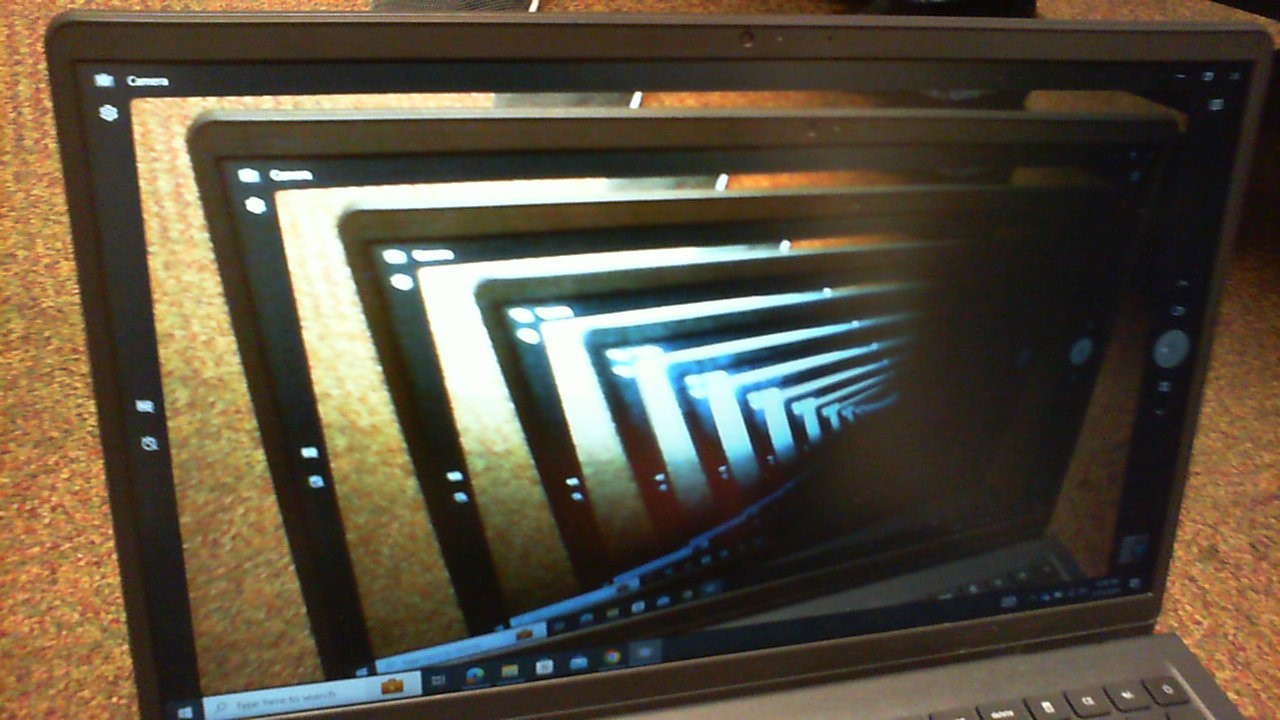
#> input picture BetterData/WIN_20240111_18_58_49_Pro.jpg, 1280 x 720 px, given in place of the camera
$ python contour.py
#> lines starting #> are read from the running program, lines starting #| are printed output that depends on the picture; after the words box and inside, x2 and y2 are one past the last pixel; in counts of white or black regions, pixels touching at a corner belong together
import cv2
import numpy as np

def nothing(n):
    pass

# Contours w/ greatest number of points
#TOdo max by area
def biggestContourI(contours):
    maxVal = 0
    maxI = None
    for i in range(0, len(contours)):
        if len(contours[i]) > maxVal:
            cs = contours[i]
            maxVal = len(contours[i])
            maxI = i
    return maxI

#default hsv values on the right
# lakota robotic controns room vals = lowH 1 HighH 69 LowS 122 HighS 255 LowV 199 HightV 255
iLowH = 1#0
iHighH = 69#5
iLowS = 122#116
iHighS = 255#208
iLowV = 199#163
iHighV = 255#225

cv2.namedWindow('Control')
cv2.createTrackbar("LowH", "Control", iLowH, 255, nothing)
cv2.createTrackbar("HighH", "Control", iHighH, 255, nothing)
cv2.createTrackbar("LowS", "Control", iLowS, 255, nothing)
cv2.createTrackbar("HighS", "Control", iHighS, 255, nothing)
cv2.createTrackbar("LowV", "Control", iLowV, 255, nothing)
cv2.createTrackbar("HighV", "Control", iHighV, 255, nothing)

cam = cv2.VideoCapture(0)

while True:
    ret_val, img = cam.read()
#> img is the input picture: shape (720, 1280, 3); mean B, G, R 63.9, 81.1, 90.8

    lh = 1#cv2.getTrackbarPos('LowH', 'Control')
    ls = 122#cv2.getTrackbarPos('LowS', 'Control')
    lv = 199#cv2.getTrackbarPos('LowV', 'Control')
    hh = 69#cv2.getTrackbarPos('HighH', 'Control')
    hs = 255#cv2.getTrackbarPos('HighS', 'Control')
    hv = 255#cv2.getTrackbarPos('HighV', 'Control')

    lower = np.array([lh, ls, lv], dtype = "uint8")
    higher = np.array([hh, hs, hv], dtype = "uint8")

    hsv = cv2.cvtColor(img, cv2.COLOR_BGR2HSV)
#> hsv: shape (720, 1280, 3); mean H, S, V 40.1, 100.1, 96.7
    h, w = img.shape[:2]
#> h = 720; w = 1280
    flt = cv2.inRange(hsv, lower, higher)
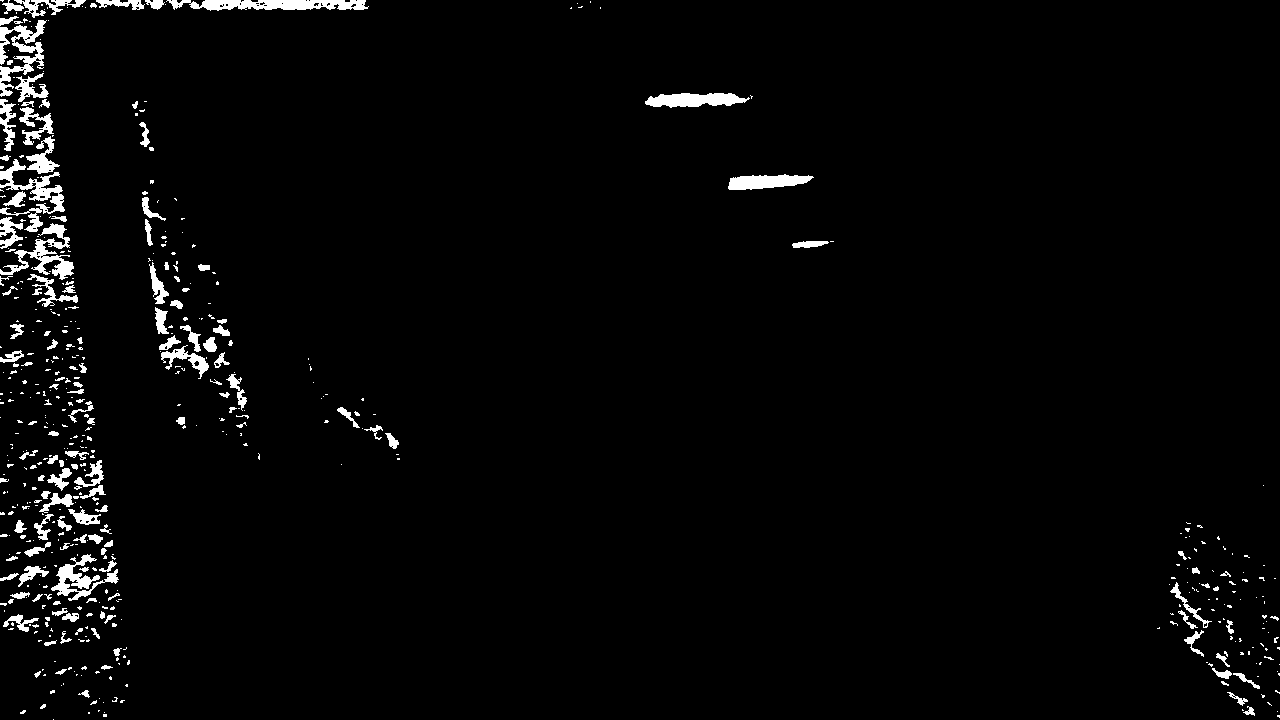
#> flt: shape (720, 1280); 2.7% white; 538 white regions (391 under 20 px)

    contours0, hierarchy = cv2.findContours(flt, cv2.RETR_TREE, cv2.CHAIN_APPROX_SIMPLE)
#> contours0 = 636 contours, 528 with area under 20; largest, box (x1, y1, x2, y2) and area: (166, 0, 369, 11) 1397, (0, 20, 47, 97) 1078, (0, 159, 65, 232) 1072, (0, 223, 74, 280) 1031, (645, 93, 750, 108) 982
    # Only draw the biggest one

    bc = biggestContourI(contours0)
#> the loop in biggestContourI, `for i in range(0, len(contours)):` made 636 passes
#> (cs, maxVal) on pass 1: ([[53, 719]], 1)
#> maxVal on passes 2, 8, 10, 20, 83, 158: 5, 7, 24, 38, 60, 91
#> after the loop in biggestContourI, `for i in range(0, len(contours)):`: cs = contour of 367 points, box (x1, y1, x2, y2) (0, 159, 65, 232), area 1072; maxI = 532; maxVal = 367
#> bc = 532
    cv2.drawContours(img, contours0, bc, (0, 255, 0), 3)

    if bc is not None:
        n=0 #n = the number of iterations the loop below has been through
        totalX=0
        totalY=0
        x_values = []
        y_values = []

        for i in range(len(contours0[bc])):

            xyCoord = contours0[bc][i][0]
            x_values.append(xyCoord[0])
            y_values.append(xyCoord[1])
#> this loop made 367 passes
#> xyCoord on passes 1 to 3: [14, 159], [15, 160], [14, 161]
#> after the loop, x_values = 367 values, max 64 at index 258, min 0 at index 14, mean 32.53; y_values = 367 values, max 231 at index 216, min 159 at index 0, mean 195.8

        center_x = int((max(x_values) - min(x_values)) / 2 + min(x_values))
#> center_x = 32
        center_y = int((max(y_values) - min(y_values)) / 2 + min(y_values))
#> center_y = 195
        img = cv2.circle(img, (center_x, center_y), 15, (0, 0, 255), -1)
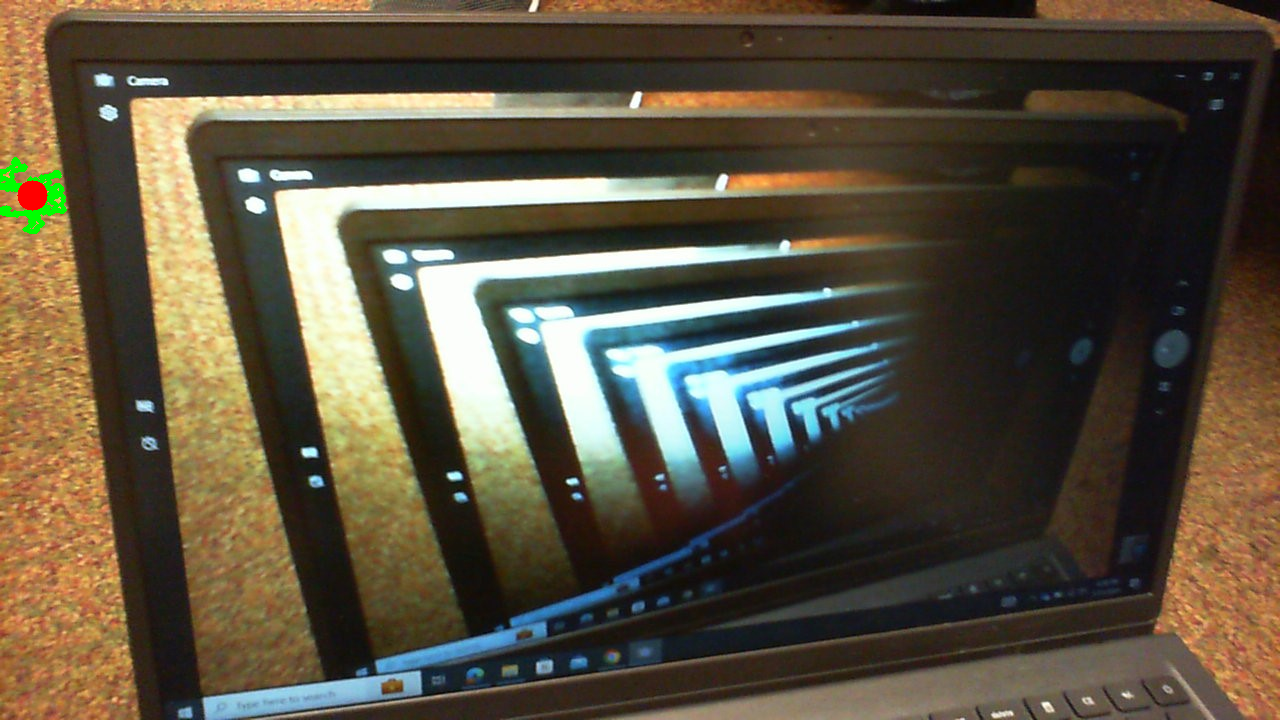
#> img: shape (720, 1280, 3); mean B, G, R 63.6, 81.2, 90.4


    cv2.imshow('cam', img)
    cv2.imshow('hsv', hsv)
    cv2.imshow('flt', flt)

    if cv2.waitKey(1) & 0xFF == ord('q'):
#> (key q is pressed here)
        break
cv2.destroyAllWindows()
